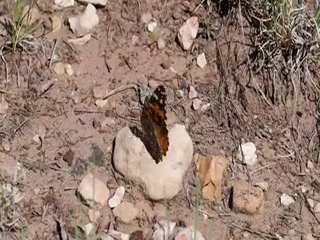
#> input picture frame 10 of assets/wild_butterfly_in_nature_6891914.mp4, 320 x 240 px
$ python 8.SaveFramesFromVideo.py
#> lines starting #> are read from the running program, lines starting #| are printed output that depends on the picture
import cv2
import os

# Create a directory to save frames if it doesn't exist
os.makedirs("./assets/frames", exist_ok=True)

# Note, the VideoCapture method generates a pointer that points to the current frame being read and keeps track of the previos one to update to the next frame correctly
clip = cv2.VideoCapture("./assets/wild_butterfly_in_nature_6891914.mp4")
fps = clip.get(cv2.CAP_PROP_FPS)  # Frames per second
count = 0

while True:
    ret, frame = clip.read()
#> frame is the input picture: shape (240, 320, 3); mean B, G, R 111.4, 125.3, 149.2
    if not ret:
        print("Reached the end of the video or can't fetch the frame.")
        break

    # Resize the frame
    frame = cv2.resize(frame, (700, 400))
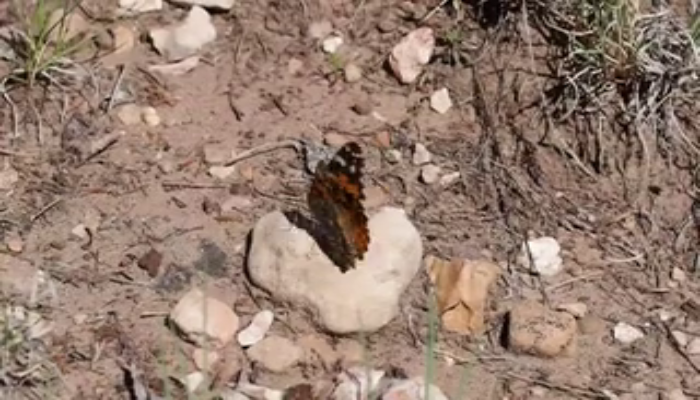
#> frame: shape (400, 700, 3); mean B, G, R 111.3, 125.2, 149.1

    # Save the current frame as an image
    cv2.imwrite(f"./assets/frames/img{count}.jpg", frame)

    # Display the frame
    cv2.imshow("res", frame)

    # Move to the next frame after a certain interval (1 second here)
    count += 1
    clip.set(cv2.CAP_PROP_POS_MSEC, (count * 100))  # Change 100 to control interval

    # Break the loop if 'q' is pressed
    if cv2.waitKey(1) == ord("q"):
#> (key q is pressed here)
        break

clip.release()
cv2.destroyAllWindows()

$ run again, starting later in the video
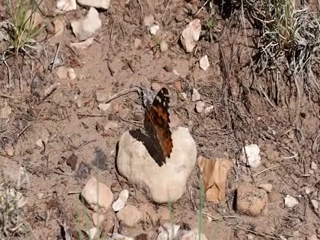
#> input picture frame 47 of assets/wild_butterfly_in_nature_6891914.mp4, 320 x 240 px
#> frame is the input picture: shape (240, 320, 3); mean B, G, R 109.6, 125.1, 150.5
#> `frame = cv2.resize(frame, (700, 400))`:
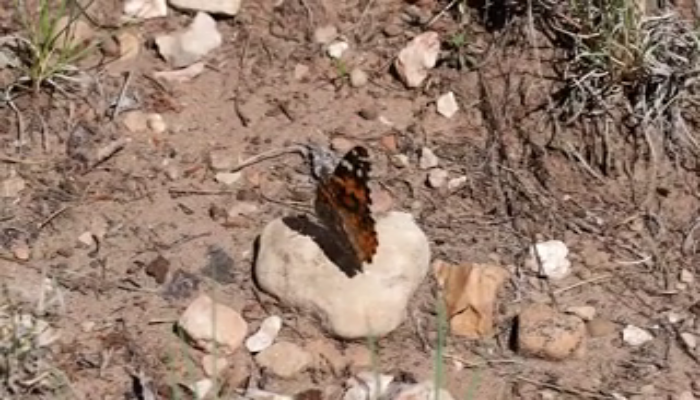
#> frame: shape (400, 700, 3); mean B, G, R 109.5, 125, 150.4

$ run again, starting later in the video
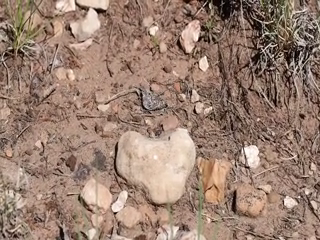
#> input picture frame 84 of assets/wild_butterfly_in_nature_6891914.mp4, 320 x 240 px
#> frame is the input picture: shape (240, 320, 3); mean B, G, R 112.7, 127.7, 154.1
#> `frame = cv2.resize(frame, (700, 400))`:
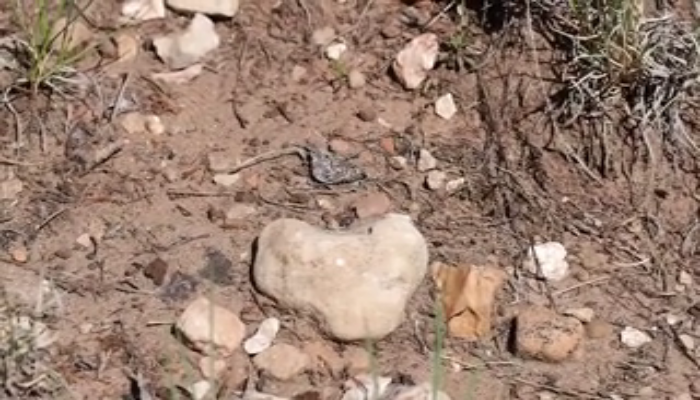
#> frame: shape (400, 700, 3); mean B, G, R 112.6, 127.5, 154
